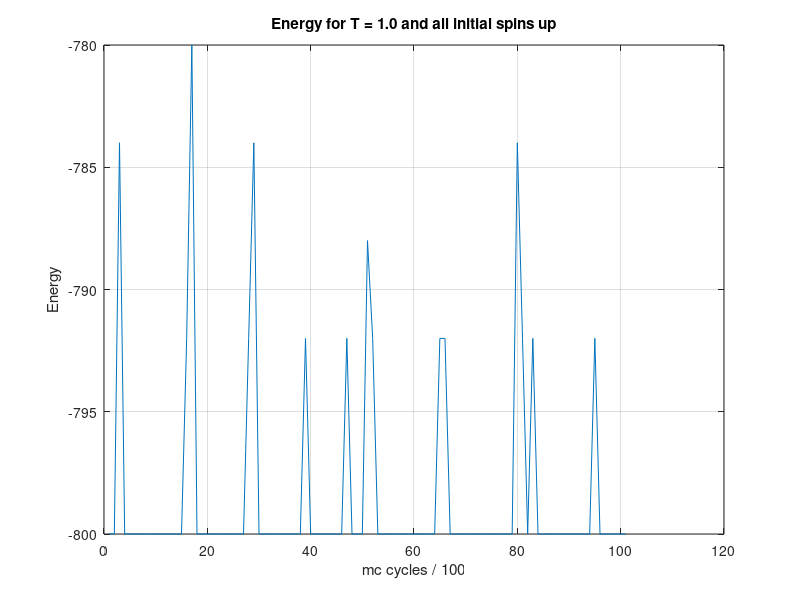
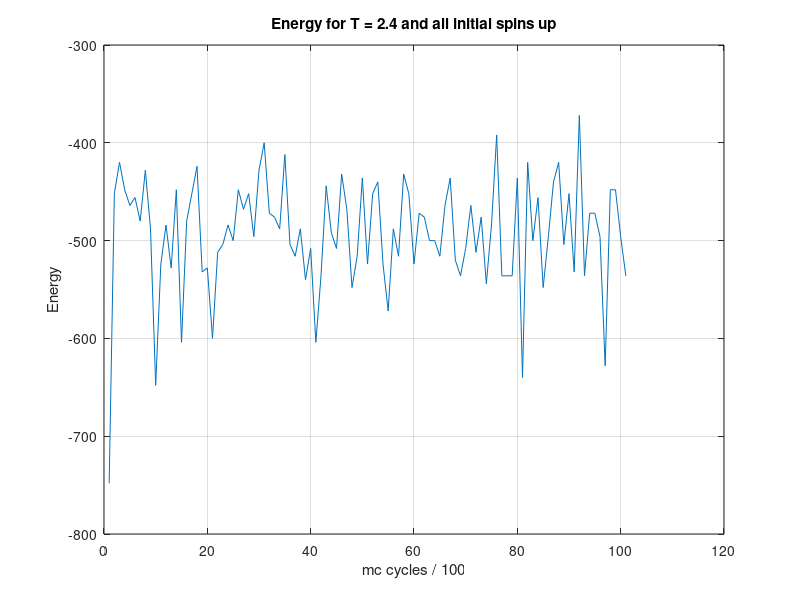
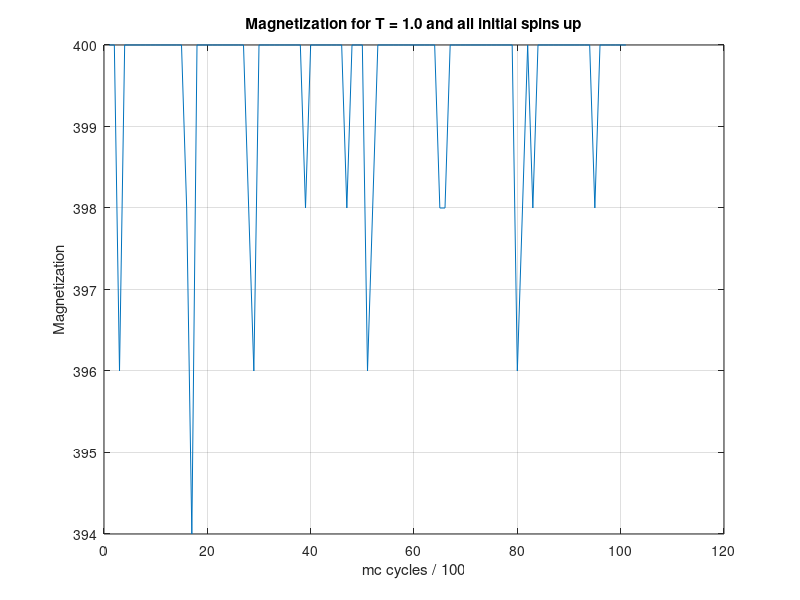
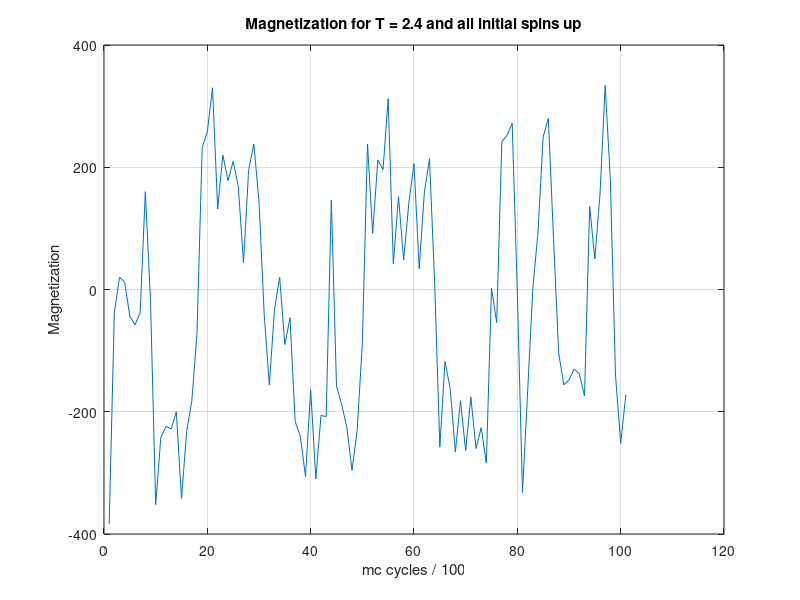

The MATLAB source for these figures, in order:
addpath('C:\Users\sande\OneDrive\Dokumenter\GitHub\Assigment-4\code\build-project4-Desktop_Qt_5_9_2_MSVC2017_64bit-Debug') %Change to build path

M = load('magnetization1.000000.txt'); %T = 1.0
mcM = linspace(1,length(M),length(M));
E = load('energy1.000000.txt'); %T = 1.0
mcE = linspace(1,length(E),length(E));
M2 = load('magnetization2.400000.txt'); %T = 2.4
mcM2 = linspace(1,length(M2),length(M2));
E2 = load('energy2.400000.txt'); %T = 2.4
mcE2 = linspace(1,length(E2),length(E2));
Acc = load('TempAcceptance.txt');
A = load('acceptanceMC1.000000.txt');
mcA = linspace(1,length(A),length(A));
A2 = load('acceptanceMC2.400000.txt');
mcA2 = linspace(1,length(A2),length(A2));

%%

% figure(1)
% histogram(E, mc)
% xlabel('mc cycles')
% ylabel('Energy')

%Energy plots
figure(2) %T = 1.0
plot(mcE,E)
%ylim([-820,-780])
grid on
xlabel('mc cycles / 100')
ylabel('Energy')
title('Energy for T = 1.0 and all initial spins up')

figure(3) %T = 2.4
plot(mcE2,E2)
grid on
xlabel('mc cycles / 100')
ylabel('Energy')
title('Energy for T = 2.4 and all initial spins up')

%Magnetization plots
figure(4) %T = 1.0
plot(mcM,M)
grid on
xlabel('mc cycles / 100')
ylabel('Magnetization')
title('Magnetization for T = 1.0 and all initial spins up')

figure(5) %T = 2.4
plot(mcM2,-M2)
grid on
xlabel('mc cycles / 100')
ylabel('Magnetization')
title('Magnetization for T = 2.4 and all initial spins up')

%Acceptance plot
figure(6)
plot(Acc(:,1),Acc(:,2))
grid on
xlabel('Temperature')
ylabel('Acceptance')
title('Acceptance for mcs = 1000 and random initial matrix')

figure(7)
plot(mcA,A)
grid on
xlabel('number of mc cycles')
ylabel('Acceptance')
title('Acceptance for T = 1.0 and random initial matrix')

figure(8)
plot(mcA2,A2)
grid on
xlabel('Number of mc cycles')
ylabel('Acceptance')
title('Acceptance for T = 2.4 and random initial matrix')


